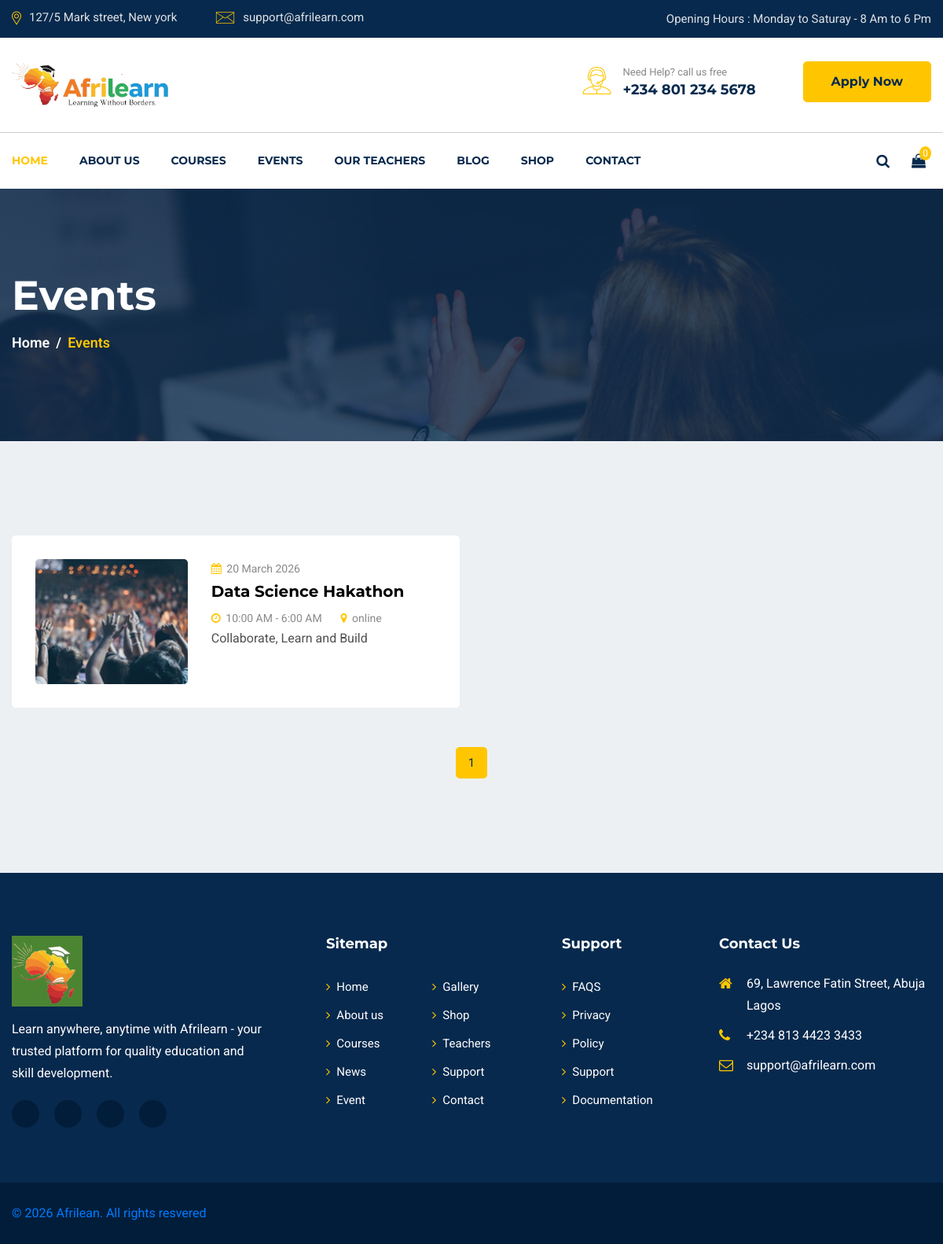
Screenshot of /events/ with the database file from the repository.
### Main/models.py (models this page shows, shortened)
class Event(models.Model):
        title = models.CharField(max_length=200)
        description = models.TextField()
        event_date = models.DateField()
        start_time = models.TimeField()
        end_time = models.TimeField()
        location = models.CharField(max_length=150)
        slug = models.SlugField(unique=True)
        is_published = models.BooleanField(default=True)
        created_at = models.DateTimeField(auto_now_add=True)
        class Meta:
            ordering = ["event_date"]

### Main/views.py (the view)
# urls.py: path('events/', views.events, name="events"),
def events(request):
    event_list = Event.objects.filter(
    is_published=True,
    event_date__gte=now().date()).order_by('event_date')
    paginator = Paginator(event_list, 6)
    page_number = request.GET.get('page')
    events = paginator.get_page(page_number)
    return render(request, "events.html", {"events": events})

### templates/events.html (shortened to what this page needs)
{% extends 'base.html' %}
{% load static %}
{% block content %}
<section id="page-banner" class="pt-105 pb-110 bg_cover" data-overlay="8" style="background-image: url({% static 'images/page-banner-3.jpg' %})">
    <div class="container">
        <div class="row">
            <div class="col-lg-12">
                <div class="page-banner-cont">
                    <h2>Events</h2>
                    <nav aria-label="breadcrumb">
                        <ol class="breadcrumb">
                            <li class="breadcrumb-item"><a href="{% url 'home' %}">Home</a></li>
                            <li class="breadcrumb-item active" aria-current="page">Events</li>
                        </ol>
                    </nav>
                </div>
            </div>
        </div>
    </div>
</section>
<section id="event-page" class="pt-90 pb-120 gray-bg">
    <div class="container">
        <div class="row">
            {% for event in events %}
            <div class="col-lg-6">
                <div class="singel-event-list mt-30">
                    <div class="event-thum">
                        {% if event.image %}
                        <img src="{{ event.image.url }}" alt="{{ event.title }}">
                        {% else %}
                        <img src="{% static 'images/event/e-1.jpg' %}" alt="{{ event.title }}">
                        {% endif %}
                    </div>
                    <div class="event-cont">
                        <span><i class="fa fa-calendar"></i> {{ event.event_date|date:"d F Y" }}</span>
                        <a href="{% url 'event_detail' event.slug %}"><h4>{{ event.title }}</h4></a>
                        <span><i class="fa fa-clock-o"></i> {{ event.start_time|time:"g:i A" }} - {{ event.end_time|time:"g:i A" }}</span>
                        <span><i class="fa fa-map-marker"></i> {{ event.location }}</span>
                        <p>{{ event.description|truncatewords:20 }}</p>
                    </div>
                </div>
            </div>
            {% empty %}
            <p class="text-center">No events available at the moment.</p>
            {% endfor %}
        </div>
        <div class="row">
            <div class="col-lg-12">
                <nav class="courses-pagination mt-50">
                    <ul class="pagination justify-content-center">
                        {% for num in events.paginator.page_range %}
                        <li class="page-item">
                            <a class="{% if events.number == num %}active{% endif %}" href="?page={{ num }}">{{ num }}</a>
                        </li>
                        {% endfor %}
                    </ul>
                </nav>
            </div>
        </div>
    </div>
</section>
{% endblock %}

### static/css/default.css (style rules this page uses)
.mt-30 { margin-top: 30px; }
.mt-50 { margin-top: 50px; }
.pt-90 { padding-top: 90px; }
.pt-105 { padding-top: 105px; }
.pb-110 { padding-bottom: 110px; }
.pb-120 { padding-bottom: 120px; }
.gray-bg { background: #edf0f2; }
[data-overlay] { position: relative; }
[data-overlay]::before { background: #07294d none repeat scroll 0 0; content: ""; height: 100%; left: 0; position: absolute; top: 0; width: 100%; z-index: 1; }
[data-overlay="8"]::before { opacity: 0.8; }

### static/css/style.css (style rules this page uses)
body { font-family: 'Roboto', sans-serif; font-weight: 400; font-style: normal; -webkit-font-smoothing: antialiased; -moz-osx-font-smoothing: grayscale; }
img { max-width: 100%; }
i, span, a { display: inline-block; }
h1, h2, h3, h4, h5, h6 { font-family: 'Montserrat', sans-serif; font-weight: 700; color: #1d2025; margin: 0px; }
h2 { font-size: 36px; }
h4 { font-size: 22px; }
ul,ol { margin: 0px; padding: 0px; list-style-type: none; }
p { font-size: 16px; font-weight: 400; line-height: 28px; color: #505050; margin: 0px; }
.bg_cover { background-position: center center; background-size: cover; background-repeat: no-repeat; width: 100%; height: 100%; }
.page-banner-cont { position: relative; z-index: 5; }
.page-banner-cont h2 { font-size: 52px; color: #fff; padding-bottom: 15px; }
.page-banner-cont .breadcrumb { margin: 0; background: none; padding: 0; }
.page-banner-cont .breadcrumb .breadcrumb-item { color: #ffc600; font-size: 18px; font-weight: 600; margin-bottom: 2px; }
.page-banner-cont .breadcrumb .breadcrumb-item a { color: #fff; }
.page-banner-cont .breadcrumb-item + .breadcrumb-item::before { color: #fff; content: "/"; font-size: 18px; }
.courses-pagination .pagination .page-item { margin: 0 5px; }
.courses-pagination .pagination .page-item a { font-size: 15px; color: #07294d; width: 40px; height: 40px; line-height: 36px; border: 2px solid #aaa; border-radius: 5px; text-align: center; -webkit-transition: all 0.4s linear; transition: all 0.4s linear; }
.courses-pagination .pagination .page-item a.active, .courses-pagination .pagination .page-item a:hover { background-color: #ffc600; border-color: #ffc600; }
.singel-event-list { background-color: #fff; padding: 30px; border-radius: 5px; display: -moz-flex; display: -ms-flex; display: -o-flex; display: -webkit-box; display: -ms-flexbox; display: flex; -ms-align-items: flex-start; -webkit-box-align: start; -ms-flex-align: start; align-items: flex-start; }
.singel-event-list .event-thum { width: 38%; }
.singel-event-list .event-thum img { width: 100%; border-radius: 5px; }
.singel-event-list .event-cont { width: 62%; padding-left: 30px; }
.singel-event-list .event-cont span { font-size: 14px; color: #8a8a8a; margin-right: 20px; }
.singel-event-list .event-cont span i { color: #ffc600; margin-right: 3px; }
.singel-event-list .event-cont a { display: block; }
.singel-event-list .event-cont a h4 { padding-top: 5px; padding-bottom: 10px; color: #000; font-size: 20px; -webkit-transition: all 0.4s linear; transition: all 0.4s linear; }

### rows the page displays
Event: event_date "20 March 2026", title "Data Science Hakathon", start_time "10:00 AM", end_time "6:00 AM", location "online", description "Collaborate, Learn and Build"

### other values shown
{{ num }} "1"
